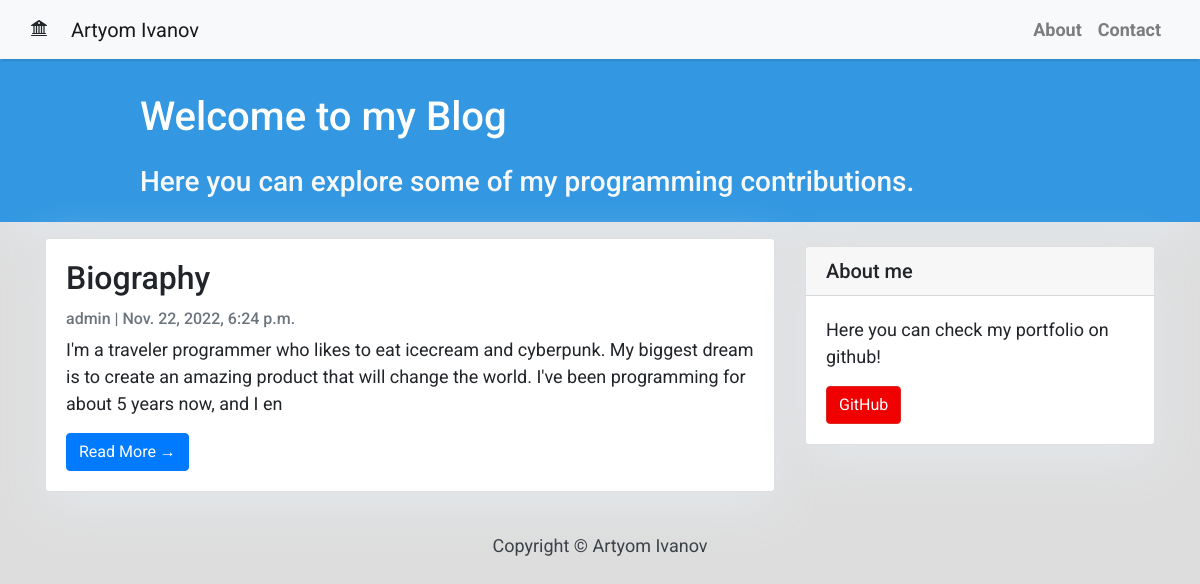
Before: / with the older database file.
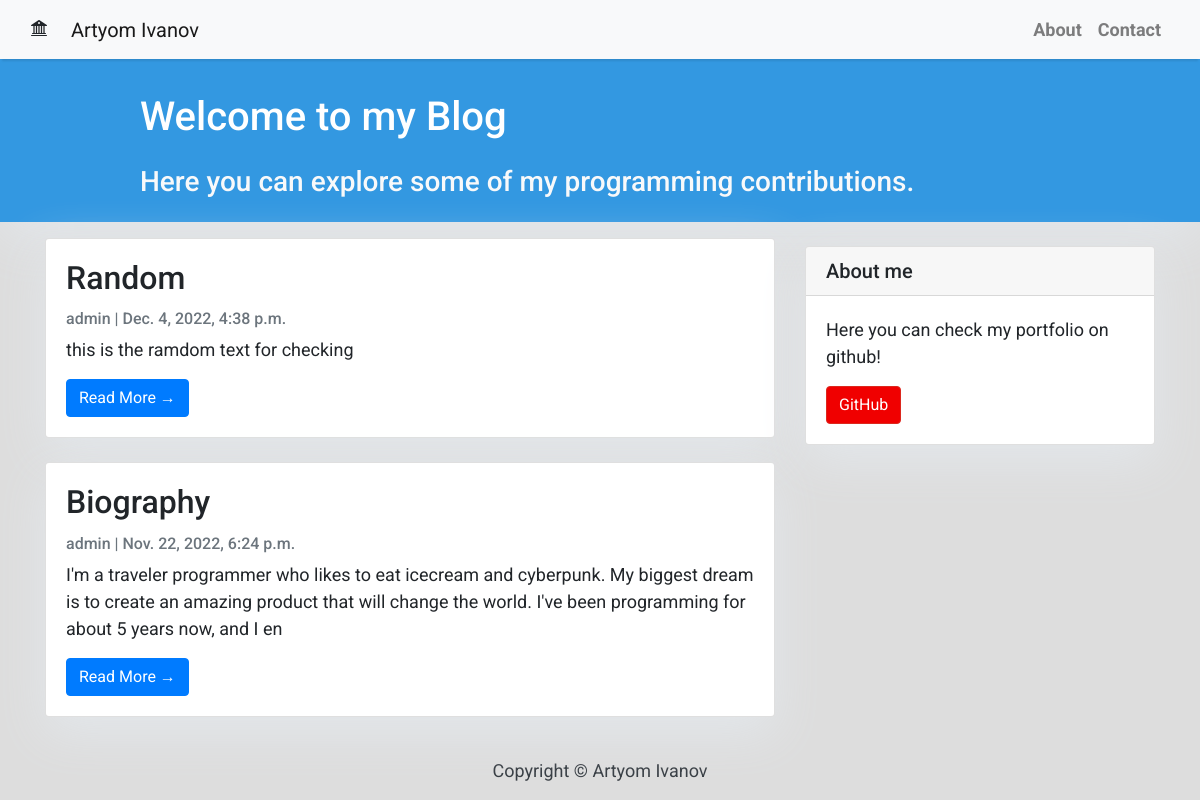
After: the same page with the newer database file.
### blog/models.py (models this page shows, shortened)
class Post(models.Model):
    title = models.CharField(max_length=200, unique=True)
    slug = models.SlugField(max_length=200, unique=True)
    author = models.ForeignKey(User, on_delete= models.CASCADE,related_name='blog_posts')
    updated_on = models.DateTimeField(auto_now= True)
    content = models.TextField()
    created_on = models.DateTimeField(auto_now_add=True)
    status = models.IntegerField(choices=STATUS, default=0)
    class Meta:
        ordering = ['-created_on']

### blog/views.py (the view)
# urls.py: path('', views.PostList.as_view(), name='home'),
class PostList(generic.ListView):
    queryset = Post.objects.filter(status=1).order_by('-created_on')
    template_name = 'index.html'

### templates/index.html (shortened to what this page needs)
{% extends "base.html" %}
{% block content %}
<header class="masthead">
    <div class="container">
        <div class="row">
            <div class=" col-md-8 col-md-10 mx-auto">
                <div class="site-heading">
                    <h1 class=" site-heading my-4 mt-3 text-white"> Welcome to my Blog </h1>
                    <h3 class="text-light">Here you can explore some of my programming contributions.
                    </h3>
                </div>
            </div>
        </div>
    </div>
</header>
<div class="container">
    <div class="row">
        <div class="col-md-8 mt-3 left">
            {% for post in post_list %}
            <div class="card mb-4">
                <div class="card-body">
                    <h2 class="card-title">{{ post.title }}</h2>
                    <p class="card-text text-muted h6">{{ post.author }} | {{ post.created_on}} </p>
                    <p class="card-text">{{post.content|slice:":200" }}</p>
                    <a href="{% url 'post_detail' post.slug  %}" class="btn btn-primary">Read More &rarr;</a>
                </div>
            </div>
            {% endfor %}
        </div>
        {% block sidebar %} {% include 'sidebar.html' %} {% endblock sidebar %}
    </div>
</div>
{%endblock%}

### templates/base.html (shortened to what this page needs)
<!DOCTYPE html>
<html>
    <head>
        <link rel="stylesheet" href="https://maxcdn.bootstrapcdn.com/bootstrap/4.0.0/css/bootstrap.min.css"
 />
    </head>
    <body>
        <nav class="navbar navbar-expand-lg navbar-light bg-light shadow" id="mainNav">
            <div class="container-fluid">
                <div class="pr-4">
                </div>
                <a class="navbar-brand" href="{% url 'home' %}">Artyom Ivanov</a>
                <div class="collapse navbar-collapse" id="navbarResponsive">
                    <ul class="navbar-nav ml-auto">
                        <li class="nav-item text-black">
                            <a class="nav-link text-black font-weight-bold" href="#">About</a>
                        </li>
                        <li class="nav-item text-black">
                            <a class="nav-link text-black font-weight-bold" href="#">Contact</a>
                        </li>
                    </ul>
                </div>
            </div>
        </nav>
        {% block content %}{% endblock content %}
        <footer class="py-3 bg-grey">
            <p class="m-0 text-dark text-center ">Copyright &copy; Artyom Ivanov</p>
        </footer>
    </body>
</html>

### templates/sidebar.html (shortened to what this page needs)
{% block sidebar %}
<div class="col-md-4 float-right ">
<div class="card my-4">
        <h5 class="card-header">About me</h5>
    <div class="card-body">
        <p class="card-text">Here you can check my portfolio on github!</p>
        <a href="https://github.com/aar4i"
           target="_blank"
           class="btn btn-danger">GitHub</a>
    </div>
</div>
</div>
{% endblock sidebar %}

### templates/base.html (style rules this page uses)
body { font-family: "Roboto", sans-serif; font-size: 17px; background-color: #fdfdfd; }
.shadow { box-shadow: 0 4px 2px -2px rgba(0, 0, 0, 0.1); }
.btn-danger { color: #fff; background-color: #f00000; border-color: #dc281e; }
.masthead { background: #3398E1; height: auto; padding-bottom: 15px; box-shadow: 0 16px 48px #E3E7EB; padding-top: 10px; }

### templates/index.html (style rules this page uses)
body { font-family: "Roboto", sans-serif; font-size: 18px; background-color: #dddddd; }
.card { box-shadow: 0 16px 48px #E3E7EB; }

### templates/sidebar.html (style rules this page uses)
.card { box-shadow: 0 16px 48px #E3E7EB; }

Changed rows visible on the page:
added Post: title "Random", author "admin", created_on "Dec. 4, 2022, 4:38 p.m.", content "this is the ramdom text for checking"
